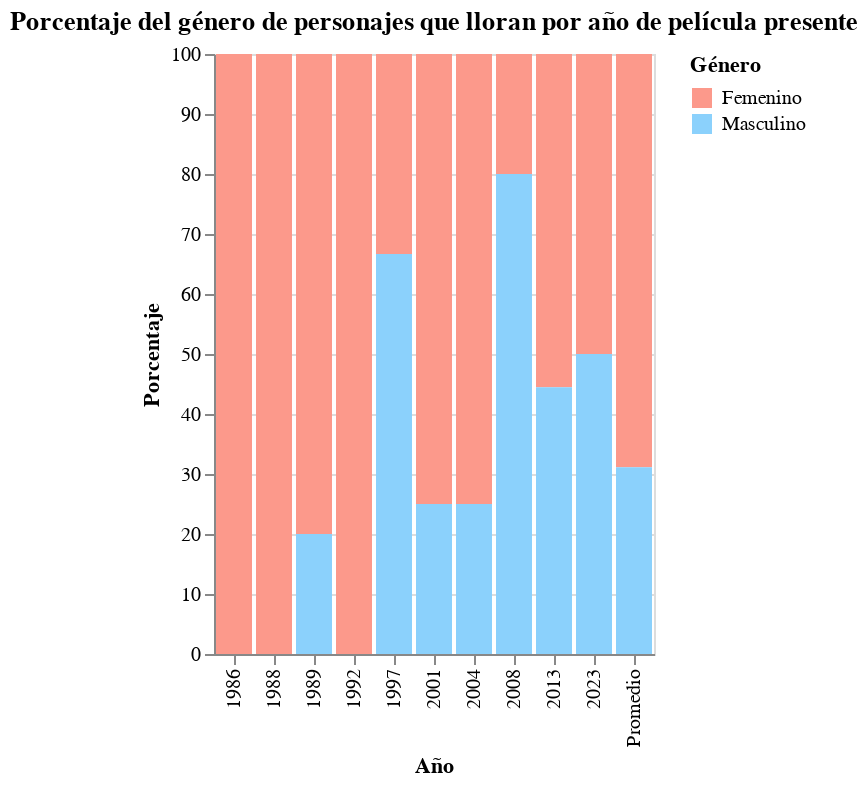

Notebook code for this chart:
### Code cell
import altair as alt
import pandas as pd

# Use the DataFrame that includes the average row
gender_percentage_long_with_average = gender_percentage_table_with_average.reset_index()

# Melt the DataFrame to long format
gender_percentage_long_with_average = gender_percentage_long_with_average.melt(id_vars='index', var_name='Genero', value_name='Percentage')

# Rename the 'index' column to 'Ano' and replace 'Average' with 'Promedio'
gender_percentage_long_with_average = gender_percentage_long_with_average.rename(columns={'index': 'Ano'})
gender_percentage_long_with_average['Ano'] = gender_percentage_long_with_average['Ano'].replace('Average', 'Promedio')


# Create the bar chart
chart = alt.Chart(gender_percentage_long_with_average).mark_bar().encode(
    x=alt.X('Ano:O', title='Año', axis=alt.Axis(titleFont='Courier', labelFont='Courier')),  # Use ordinal for both years and the 'Promedio' category
    y=alt.Y('Percentage', title='Porcentaje', axis=alt.Axis(titleFont='Courier', labelFont='Courier')),
    color=alt.Color('Genero', title='Género',  legend=alt.Legend(titleFont='Courier', labelFont='Courier'),
                    scale=alt.Scale(domain=['Femenino', 'Masculino'], range=['#FC998B', '#8BD1FC'])), # Set custom colors
    tooltip=['Ano', 'Genero', 'Percentage']
).properties(
    title=alt.Title('Porcentaje del género de personajes que lloran por año de película presente', font='Courier')
)

chart.display()

### Figure 1 — Vega-Lite specification as saved in the notebook (floating-point values rounded to 4 significant figures)
{"config": {"view": {"continuousWidth": 300, "continuousHeight": 300}}, "data": {"name": "data-2478513ce4b1719e7c1640030bbf2951"}, "mark": {"type": "bar"}, "encoding": {"color": {"field": "Genero", "legend": {"labelFont": "Courier", "titleFont": "Courier"}, "scale": {"domain": ["Femenino", "Masculino"], "range": ["#FC998B", "#8BD1FC"]}, "title": "Género", "type": "nominal"}, "tooltip": [{"field": "Ano", "type": "quantitative"}, {"field": "Genero", "type": "nominal"}, {"field": "Percentage", "type": "quantitative"}], "x": {"axis": {"labelFont": "Courier", "titleFont": "Courier"}, "field": "Ano", "title": "Año", "type": "ordinal"}, "y": {"axis": {"labelFont": "Courier", "titleFont": "Courier"}, "field": "Percentage", "title": "Porcentaje", "type": "quantitative"}}, "title": {"text": "Porcentaje del género de personajes que lloran por año de película presente", "font": "Courier"}, "$schema": "https://vega.github.io/schema/vega-lite/v5.20.1.json", "datasets": {"data-2478513ce4b1719e7c1640030bbf2951": [{"Ano": 1986, "Genero": "Femenino", "Percentage": 100.0}, {"Ano": 1988, "Genero": "Femenino", "Percentage": 100.0}, {"Ano": 1989, "Genero": "Femenino", "Percentage": 80.0}, {"Ano": 1992, "Genero": "Femenino", "Percentage": 100.0}, {"Ano": 1997, "Genero": "Femenino", "Percentage": 33.33}, {"Ano": 2001, "Genero": "Femenino", "Percentage": 75.0}, {"Ano": 2004, "Genero": "Femenino", "Percentage": 75.0}, {"Ano": 2008, "Genero": "Femenino", "Percentage": 20.0}, {"Ano": 2013, "Genero": "Femenino", "Percentage": 55.56}, {"Ano": 2023, "Genero": "Femenino", "Percentage": 50.0}, {"Ano": "Promedio", "Genero": "Femenino", "Percentage": 68.89}, {"Ano": 1986, "Genero": "Masculino", "Percentage": 0.0}, {"Ano": 1988, "Genero": "Masculino", "Percentage": 0.0}, {"Ano": 1989, "Genero": "Masculino", "Percentage": 20.0}, {"Ano": 1992, "Genero": "Masculino", "Percentage": 0.0}, {"Ano": 1997, "Genero": "Masculino", "Percentage": 66.67}, {"Ano": 2001, "Genero": "Masculino", "Percentage": 25.0}, {"Ano": 2004, "Genero": "Masculino", "Percentage": 25.0}, {"Ano": 2008, "Genero": "Masculino", "Percentage": 80.0}, {"Ano": 2013, "Genero": "Masculino", "Percentage": 44.44}, {"Ano": 2023, "Genero": "Masculino", "Percentage": 50.0}, {"Ano": "Promedio", "Genero": "Masculino", "Percentage": 31.11}]}}
